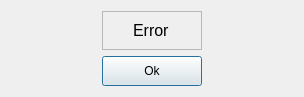
<?xml version="1.0" encoding="UTF-8"?>
<ui version="4.0">
 <class>error_msg</class>
 <widget class="QDialog" name="error_msg">
  <property name="geometry">
   <rect>
    <x>0</x>
    <y>0</y>
    <width>304</width>
    <height>97</height>
   </rect>
  </property>
  <property name="windowTitle">
   <string>Dialog</string>
  </property>
  <layout class="QGridLayout" name="gridLayout">
   <item row="1" column="0">
    <widget class="QFrame" name="frame">
     <property name="font">
      <font>
       <pointsize>12</pointsize>
      </font>
     </property>
     <property name="frameShape">
      <enum>QFrame::StyledPanel</enum>
     </property>
     <property name="frameShadow">
      <enum>QFrame::Raised</enum>
     </property>
     <layout class="QGridLayout" name="gridLayout_2">
      <item row="0" column="0">
       <widget class="QLabel" name="label">
        <property name="sizePolicy">
         <sizepolicy hsizetype="Fixed" vsizetype="Fixed">
          <horstretch>0</horstretch>
          <verstretch>0</verstretch>
         </sizepolicy>
        </property>
        <property name="text">
         <string>Error</string>
        </property>
       </widget>
      </item>
     </layout>
    </widget>
   </item>
   <item row="2" column="0">
    <widget class="QPushButton" name="pushButton">
     <property name="maximumSize">
      <size>
       <width>100</width>
       <height>30</height>
      </size>
     </property>
     <property name="text">
      <string>Ok</string>
     </property>
    </widget>
   </item>
  </layout>
 </widget>
 <resources/>
 <connections/>
</ui>
